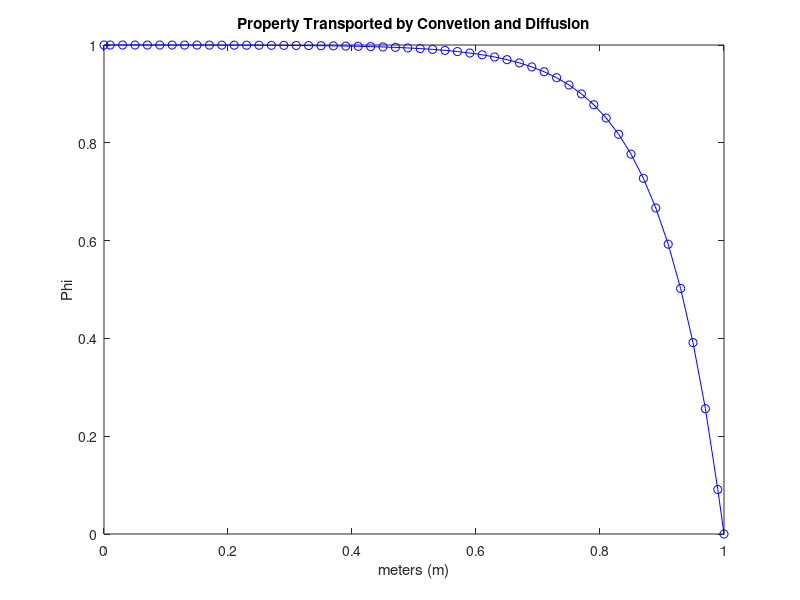

This chart was generated by the following MATLAB code:
%------- ENGR401 - Property Transported by Convetion and Diffusion -------%
%
%
% Ben Munro
% Developed : 28/04/2013
% Last Modified : 28/04/2013
%
%
% Uses HYBRID DIFFERENCING SCHEME
%
% V & M Example 5.1
% Discription : Solve for temperature along a rod wih 1D heat conduction,
% no internal source or heat loss and specified end temperatures.

clc
clear

%# Known Values
L = 1;
dx = 0.02;
rho = 1;
PhiA = 1;
PhiB = 0;
u = 1;
Gamma = 0.1;

%# Create Mesh
x = dx/2:dx:L;
N=length(x);

%# Calculated Constants
Dw = Gamma/dx;      De = Gamma/dx;
Fw = rho * u;       Fe = rho * u;
Area = dx * dx;

%# Create Matrix
A = zeros(N,N);
b = zeros(N,1);
ae = max([-Fe,(De-Fe/2),0]);
aw = max([Fw,Dw+Fw/2,0]);
for i = 1:N                         
    
    if x(i) == min(x)                       %# Boundary Point 1
        
        A(i,i) = ae + (2*De+Fe);
        A(i,i+1) = -ae;
        b(i,1) = (2*De+Fe)*PhiA;
        
    elseif x(i) == max(x)                   %# Boundary Point 2
        
        A(i,i) = aw + (2*Dw);
        A(i,i-1) = -aw;
        b(i,1) = (2*Dw)*PhiB;
        
    else                                    %# Internal Nodes
        A(i,i) = ae + aw + (Fe - Fw);
        A(i,i+1) = -ae;
        A(i,i-1) = -aw;
        
    end
    
end

%# Solve linear system of equations For Temp along bar
Phi = A\b;
disp('Phi along rod')
disp(Phi)

%# Plot Results
plot([0,x,L],[PhiA;Phi;PhiB],'o-b')
title('Property Transported by Convetion and Diffusion')
xlabel('meters (m)')
ylabel('Phi')


